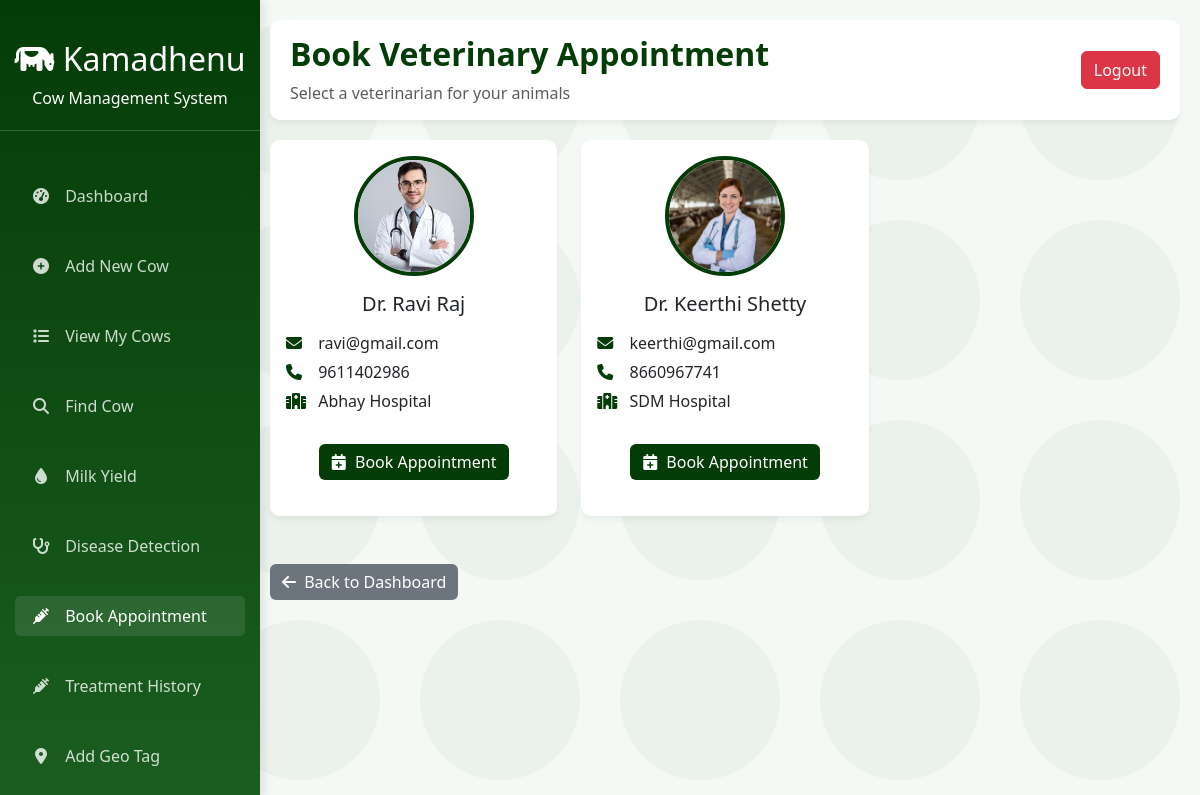
Page /book_appointment on the committed database.
### tables this page shows
CREATE TABLE veterinarians (
            vet_id INTEGER PRIMARY KEY AUTOINCREMENT,
            name TEXT NOT NULL,
            email TEXT UNIQUE NOT NULL,
            phone TEXT UNIQUE NOT NULL,
            clinic TEXT,
            education TEXT NOT NULL,
            experience REAL NOT NULL,
            specialization TEXT NOT NULL,
            password TEXT NOT NULL,
            photo TEXT,
            created_at TIMESTAMP DEFAULT CURRENT_TIMESTAMP
        );

### app.py (the view)
@app.route('/book_appointment')
def book_appointment():
    conn = get_db()
    conn.row_factory = sqlite3.Row  # <--- enables dictionary access
    cursor = conn.cursor()
    cursor.execute("SELECT vet_id, name, email, phone, clinic, photo FROM veterinarians")
    vets = cursor.fetchall()
    conn.close()
    return render_template("book_appointment.html", vets=vets)

### app.py (called while the page is built)
def get_db():
    conn = sqlite3.connect(DB_NAME)
    conn.row_factory = sqlite3.Row
    return conn

@app.context_processor
def inject_lang():
    return {'current_lang': session.get('language', 'en')}

### templates/book_appointment.html (shortened to what this page needs)
<!DOCTYPE html>
<html lang="en">
<head>
  <link href="https://cdn.jsdelivr.net/npm/bootstrap@5.3.0/dist/css/bootstrap.min.css" rel="stylesheet">
  <link rel="stylesheet" href="https://cdnjs.cloudflare.com/ajax/libs/font-awesome/6.4.0/css/all.min.css">
</head>
<body class="cow-background">
  <div class="dashboard-container">
    <div class="sidebar" id="sidebar">
      <div class="logo">
        <h2><i class="fas fa-cow"></i> Kamadhenu</h2>
        <p class="mb-0">Cow Management System</p>
      </div>
      <ul class="nav flex-column">
        <li class="nav-item">
          <a class="nav-link" href="/dashboard">
            <i class="fas fa-tachometer-alt"></i> Dashboard
          </a>
        </li>
        <li class="nav-item">
          <a class="nav-link" href="/add_cow">
            <i class="fas fa-plus-circle"></i> Add New Cow
          </a>
        </li>
        <li class="nav-item">
          <a class="nav-link" href="/cows">
            <i class="fas fa-list"></i> View My Cows
          </a>
        </li>
        <li class="nav-item">
          <a class="nav-link" href="/find_cow">
            <i class="fas fa-search"></i> Find Cow
          </a>
        </li>
        <li class="nav-item">
          <a class="nav-link" href="/milk_yield">
            <i class="fas fa-tint"></i> Milk Yield
          </a>
        </li>
        <li class="nav-item">
          <a class="nav-link" href="/disease_prediction">
              <i class="fas fa-stethoscope"></i> Disease Detection
          </a>
      </li>
        <li class="nav-item">
          <a class="nav-link active" href="/book_appointment">
            <i class="fas fa-syringe"></i> Book Appointment
          </a>
        </li>
         <li class="nav-item">
          <a class="nav-link" href="{{ url_for('farmer_treatments') }}">
            <i class="fas fa-syringe"></i> Treatment History
          </a>
        </li>
        <li class="nav-item">
          <a class="nav-link" href="{{ url_for('add_geotag') }}">
            <i class="fas fa-map-marker-alt"></i> Add Geo Tag
          </a>
        </li>
      </ul>
    </div>
    <div class="main-content" id="mainContent">
      <div class="header">
        <div>
          <h2 class="welcome-text">Book Veterinary Appointment</h2>
          <p class="mb-0 text-muted">Select a veterinarian for your animals</p>
        </div>
        <a href="/farmer/logout" class="btn btn-danger">Logout</a>
      </div>
      <div class="row">
        {% for vet in vets %}
        <div class="col-md-6 col-lg-4 mb-4">
          <div class="card vet-card">
            <div class="card-body">
              <div class="mb-3">
                {% if vet['photo'] %}
                  <img src="{{ url_for('static', filename='uploads/vets/' ~ vet['photo']) }}"
                       alt="Vet Photo" class="vet-img">
                {% else %}
                  <div class="vet-img bg-light d-flex align-items-center justify-content-center">
                    <i class="fas fa-user-md text-muted" style="font-size: 2rem;"></i>
                  </div>
                {% endif %}
              </div>
              <h5 class="card-title">Dr. {{ vet['name'] }}</h5>
              <div class="vet-info">
                <p class="card-text">
                  <i class="fas fa-envelope"></i> {{ vet['email'] }}
                </p>
                <p class="card-text">
                  <i class="fas fa-phone"></i> {{ vet['phone'] }}
                </p>
                <p class="card-text">
                  <i class="fas fa-hospital"></i> {{ vet['clinic'] or 'Private Practice' }}
                </p>
              </div>
              <a href="/confirm_appointment/{{ vet['vet_id'] }}" class="btn btn-success mt-3">
                <i class="fas fa-calendar-plus me-1"></i> Book Appointment
              </a>
            </div>
          </div>
        </div>
        {% endfor %}
      </div>
      <div class="mt-4">
        <a href="/dashboard" class="btn btn-secondary">
          <i class="fas fa-arrow-left me-1"></i> Back to Dashboard
        </a>
      </div>
    </div>
  </div>
</body>
</html>

### templates/book_appointment.html (style rules this page uses)
:root { --primary: #043c07; --secondary: #ffc107; --light: #f8f9fa; --dark: #343a40; --light-green: #e8f5e9; }
body { background-color: #f5f9f5; font-family: 'Segoe UI', Tahoma, Geneva, Verdana, sans-serif; overflow-x: hidden; }
.dashboard-container { width: 100%; margin: 0; }
.sidebar { background: linear-gradient(to bottom, var(--primary), #1b5e20); color: white; height: 100vh; position: fixed; width: 260px; padding-top: 20px; box-shadow: 3px 0 10px rgba(0,0,0,0.1); overflow-y: auto; z-index: 1000; transition: all 0.3s ease; }
.main-content { margin-left: 250px; padding: 20px; transition: all 0.3s ease; }
.header { background-color: white; padding: 15px 20px; border-radius: 10px; box-shadow: 0 4px 6px rgba(0,0,0,0.05); margin-bottom: 20px; display: flex; justify-content: space-between; align-items: center; }
.welcome-text { color: var(--primary); font-weight: 600; }
.card { border: none; border-radius: 10px; box-shadow: 0 4px 6px rgba(0,0,0,0.05); transition: transform 0.3s; margin-bottom: 20px; }
.vet-card { height: 100%; text-align: center; }
.vet-img { width: 120px; height: 120px; object-fit: cover; border-radius: 50%; border: 4px solid var(--primary); margin: 0 auto 15px; display: block; }
.btn-success { background-color: var(--primary); border: none; }
.btn-secondary { background-color: #6c757d; border: none; }
.logo { text-align: center; padding: 20px 0; border-bottom: 1px solid rgba(255,255,255,0.2); margin-bottom: 30px; }
.nav-item { margin: 10px 0; }
.nav-link { color: rgba(255,255,255,0.8); padding: 8px 16px; border-radius: 5px; margin: 5px 15px; transition: all 0.3s; }
.nav-link:hover, .nav-link.active { background-color: rgba(255,255,255,0.1); color: white; }
.nav-link i { margin-right: 10px; width: 20px; text-align: center; }
.cow-background { background-repeat: repeat; background-size: 200px; }
.vet-info { text-align: left; margin: 15px 0; }
.vet-info p { margin-bottom: 5px; }
.vet-info i { color: var(--primary); width: 20px; margin-right: 8px; }
body { top: 0 !important; }
body { top: 0px !important; position: static !important; }

### rows in the picture
veterinarians: photo (picture), name "Ravi Raj", email "ravi@gmail.com", phone "9611402986", clinic "Abhay Hospital"
veterinarians: photo (picture), name "Keerthi Shetty", email "keerthi@gmail.com", phone "8660967741", clinic "SDM Hospital"
